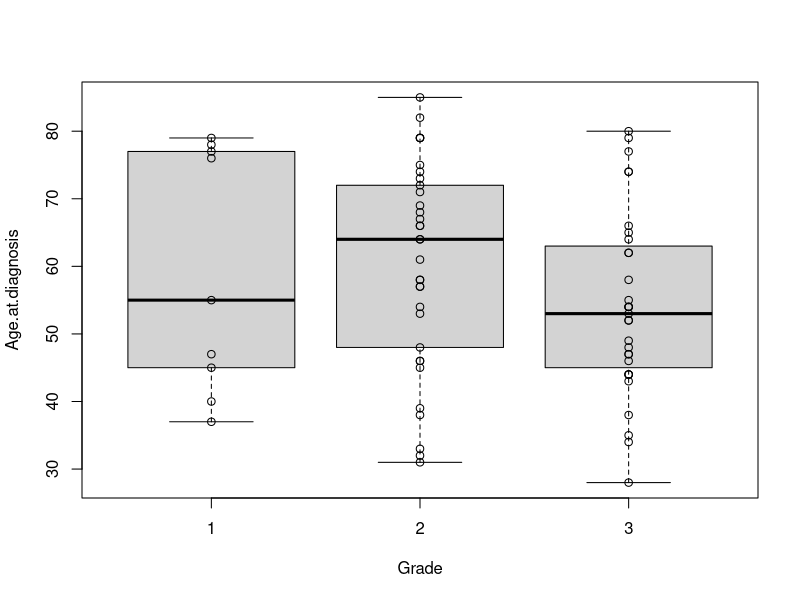
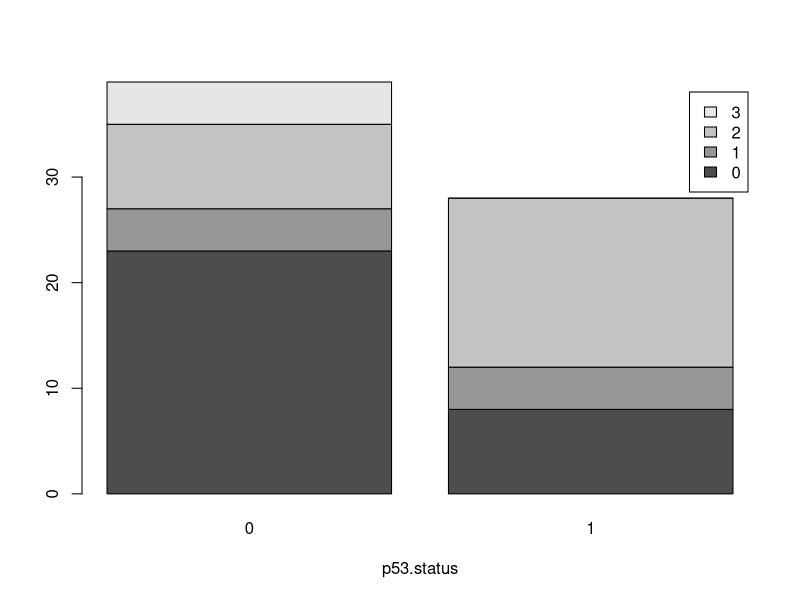
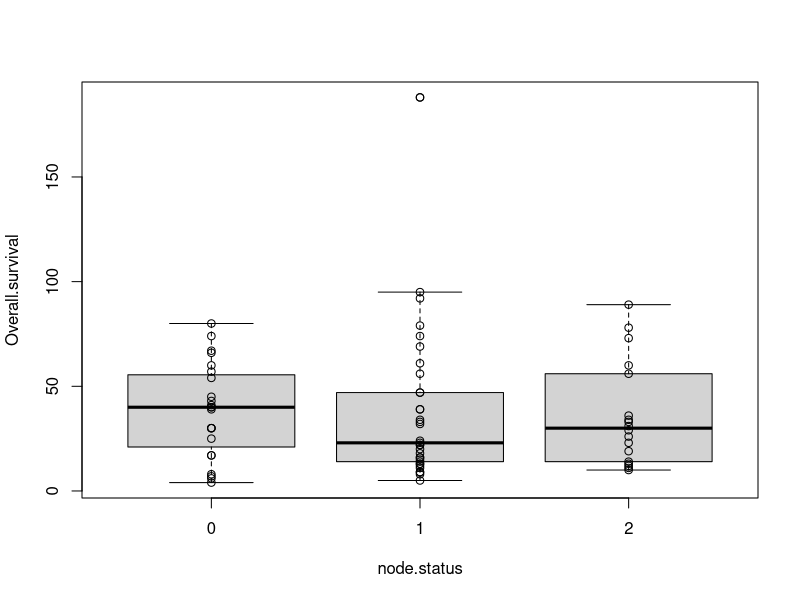
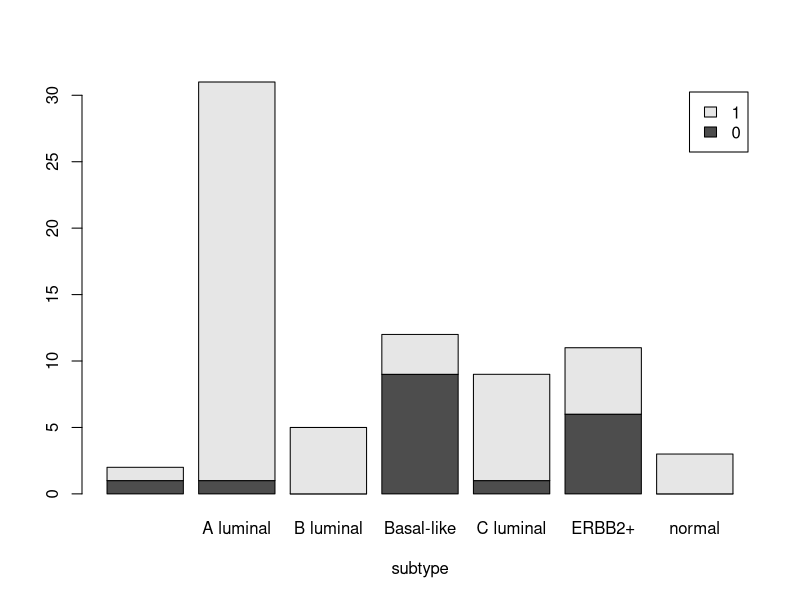
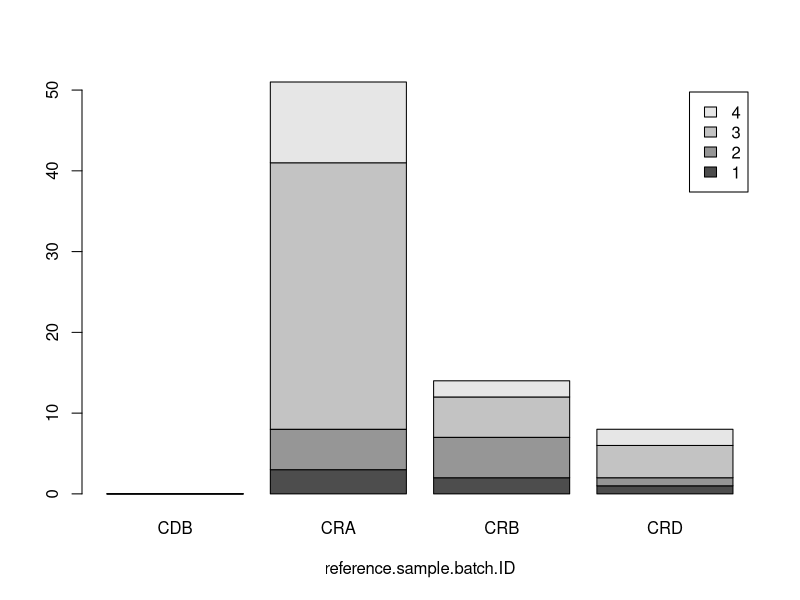

Recreate these plots in R, in order. (Note: this script raises an error after producing the figures.)
cl = read.csv("ClinicalData_82patients.csv", header=T, row.name = 1)
clinical = cl[,-c(13)]

## on a une variable quantitative "Age.at.diagnosis" et une variable qualitative "Grade"
clinical [ , c("Grade", "Age.at.diagnosis")]
boxplot( clinical$Age.at.diagnosis ~ as.factor(clinical$Grade), xlab="Grade", ylab="Age.at.diagnosis")
points( clinical$Age.at.diagnosis ~ as.factor(clinical$Grade) )
pairwise.t.test( clinical$Age.at.diagnosis, clinical$Grade)
## les p-values sont supérieures à 0.05 donc non rejet de H0, les variables ne sont pas associées (indépendance des variables)

## on a deux variables qualitatives "p53.status" et "Status"
table(clinical$Status)
table(clinical$p53.status)
table(clinical$Status, clinical$p53.status)
barplot( table(clinical$Status, clinical$p53.status), legend=T, xlab="p53.status")
chisq.test( table(clinical$Status, clinical$p53.status) )
## avec le test de khi-deux, on a un message d'erreur qui nous dit que l'approximation peut être incorrect
## donc on refait un test de fisher --- ce test n'est pas valide car petits effectifs (<5)
fisher.test( table(clinical$Status, clinical$p53.status) )
## la p-value est inférieure à 0.05 donc rejet de H0, les variables ne sont pas indépentantes
## --> association statistique des variables

## on a une variable quantitative "Overall.survival" et une variable qualitative "node.status"
clinical [ , c("node.status", "Overall.survival")]
boxplot( clinical$Overall.survival ~ as.factor(clinical$node.status), xlab="node.status", ylab="Overall.survival")
points( clinical$Overall.survival ~ as.factor(clinical$node.status))
pairwise.t.test( clinical$Overall.survival, clinical$node.status)
## les p-values sont supérieures à 0.05 donc non rejet de H0, les variables ne sont pas associées (indépendance des variables)

## on a deux variables qualitatives "ER.status" et "subtype"
table(ER.status=clinical$ER.status, subtype=clinical$subtype)
barplot( table(clinical$ER.status, clinical$subtype), legend=T, xlab="subtype")
chisq.test( table(clinical$ER.status, clinical$subtype) )
## avec le test de khi-deux, on a un message d'erreur qui nous dit que l'approximation peut être incorrect
## donc on refait un test de fisher --- ce test n'est pas valide car petits effectifs (<5)
fisher.test( table(clinical$ER.status, clinical$subtype) )
## la p-value est inférieure à 0.05 donc rejet de H0, les variables ne sont pas indépendantes
## --> association statistique des variables

## on a deux variables qualitatives "tumor.size." et "reference.sample.batch.ID"
table(clinical$tumor.size., clinical$reference.sample.batch.ID)
barplot( table(clinical$tumor.size., clinical$reference.sample.batch.ID), legend=T, xlab="reference.sample.batch.ID")
chisq.test( table( droplevels(as.factor(clinical$tumor.size.[ clinical$reference.sample.batch.ID != "CDB" ])), droplevels(clinical$reference.sample.batch.ID[ clinical$reference.sample.batch.ID != "CDB" ] )) )
## avec le test de khi-deux, on a un message d'erreur qui nous dit que l'approximation peut être incorrect
## donc on refait un test de fisher --- ce test n'est pas valide car petits effectifs (<5)
fisher.test( table( droplevels(as.factor(clinical$tumor.size.[ clinical$reference.sample.batch.ID != "CDB" ])), droplevels(clinical$reference.sample.batch.ID[ clinical$reference.sample.batch.ID != "CDB" ] )) )
## nla p-value est supérieure à 0.05 donc non-rejet de H0, les variables sont indépendantes

## on a deux variables qualitatives "node.status" et "p53.status"
table(clinical$node.status, clinical$p53.status)
barplot( table(clinical$node.status, clinical$p53.status), legend=T, xlab="p53.status")
fisher.test( table(clinical$node.status, clinical$p53.status) )
## la p-value est supérieure à 0.05 donc non-rejet de H0, les variables sont indépendantes
